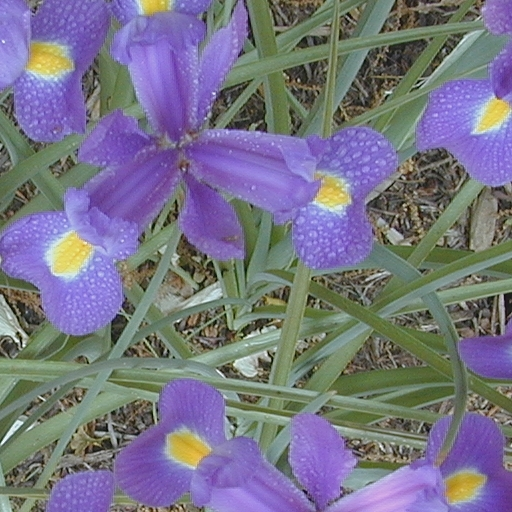
#> input picture images/fiori.jpg, 512 x 512 px, found by its file name
$ python prova2_ex2.py
#> lines starting #> are read from the running program, lines starting #| are printed output that depends on the picture
import numpy as np
import scipy.ndimage as ndi
import matplotlib.pyplot as plt
import skimage.io as io

def main():
    plt.close('all')

    x=np.float64(io.imread("images/fiori.jpg"))

    m=np.fft.fftshift(np.fft.fftfreq(x.shape[0]))
#> m = 512 values from -0.5 to 0.498
    n=np.fft.fftshift(np.fft.fftfreq(x.shape[1]))
#> n = 512 values from -0.5 to 0.498
    l,k=np.meshgrid(n,m)

    mu=0.25;nu=0;B=0.15
    D=np.abs(np.sqrt(l**2+k**2)-mu)
    H=D<(B/2)

    # [6 lines of commented-out code are left out]

    plt.figure()
    plt.imshow(H, clim=[0,1], cmap='gray',extent=(-0.5, 0.5, -0.5, 0.5))

    ax=plt.figure().add_subplot(projection='3d')
    l,k=np.meshgrid(n,m)
    ax.plot_surface(l,k,H,linewidth=0,cmap='jet')
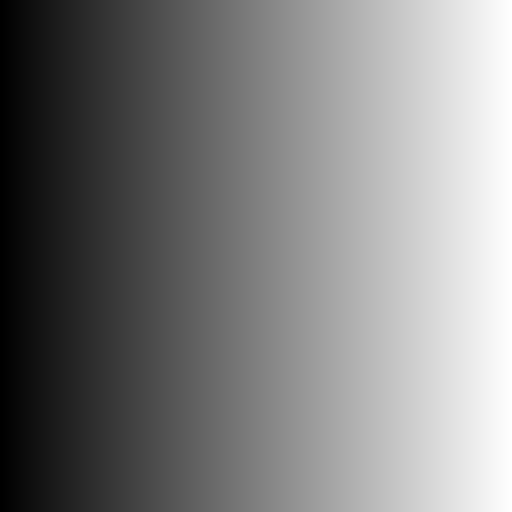
#> l: shape (512, 512) float64; min -0.5, max 0.498, mean -0.000977; drawn with min black and max white

    R=x[:,:,0]
    G=x[:,:,1]
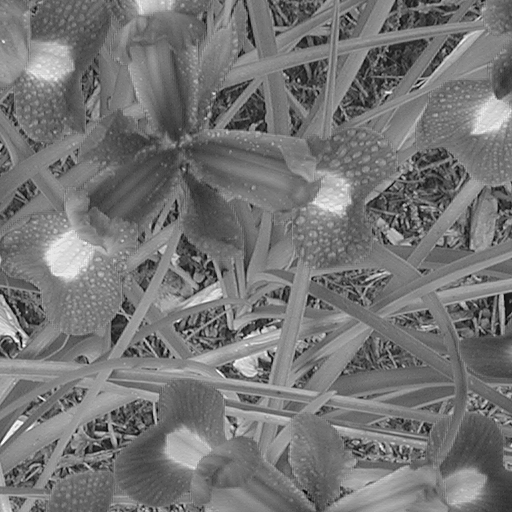
#> G: shape (512, 512) float64; min 3, max 255, mean 116.7
    Bl=x[:,:,2]
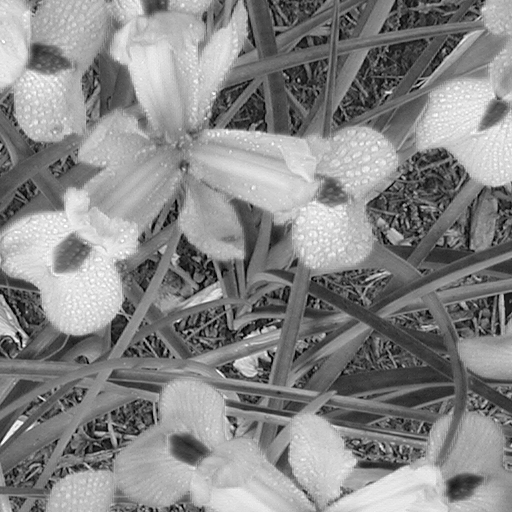
#> Bl: shape (512, 512) float64; min 0, max 255, mean 134.6

    R_f=np.fft.fftshift(np.fft.fft2(R))
    G_f=np.fft.fftshift(np.fft.fft2(G))
    B_f=np.fft.fftshift(np.fft.fft2(Bl))

    # [7 lines of commented-out code are left out]

    Rn=np.fft.ifft2(np.fft.ifftshift(R_f*H))
    Gn=np.fft.ifft2(np.fft.ifftshift(G_f*H))
    Bn=np.fft.ifft2(np.fft.ifftshift(B_f*H))

    y=np.real(np.stack((Rn,Gn,Bn), 2))

    plt.figure()
    plt.imshow(y)

    Bs=[0.05,0.10,0.15,0.20]

    psnr_list=[]

    for b in Bs:
        D=np.abs(np.sqrt(l**2+k**2)-mu)
        H=D<(b/2)

        Rn=np.fft.ifft2(np.fft.ifftshift(R_f*H))
        Gn=np.fft.ifft2(np.fft.ifftshift(G_f*H))
        Bn=np.fft.ifft2(np.fft.ifftshift(B_f*H))

        y=np.real(np.stack((Rn,Gn,Bn), 2))

        mse=np.mean((x-y)**2)
        psnr=10*np.log10(255**2/mse)
        #snr=10*np.log10(np.var(x)/mse)

        psnr_list.append(psnr)
#> this loop made 4 passes
#> (mse, psnr) on passes 1 to 4: (17005.1, 5.83), (16970.5, 5.83), (16932.6, 5.84), (16893.4, 5.85)
#> pass 1, in main, `y=np.real(np.stack((Rn,Gn,Bn), 2))`:
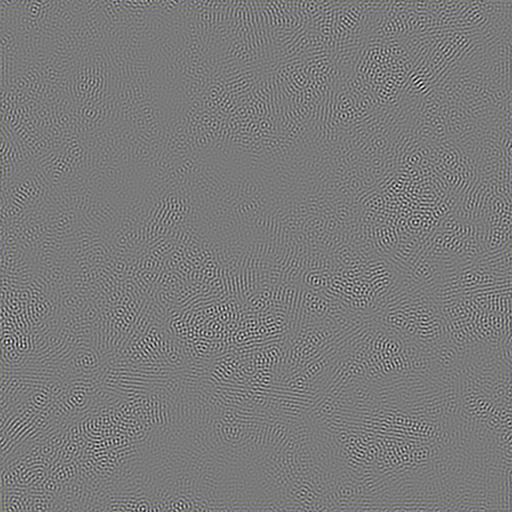
#> y: shape (512, 512, 3) float64; mean of channels 0, 1, 2 0, 0, 0; drawn with min black and max white
#> after the loop, psnr_list = [5.83, 5.83, 5.84, 5.85]

    plt.figure()
    plt.plot(Bs,psnr_list,'r-o')
    plt.xlabel("B values")
    plt.ylabel("PSNR")
    plt.grid('on')

if __name__=='__main__':
    main()
    plt.show()
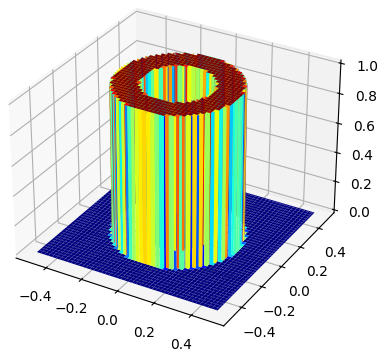
#> figure drawn by matplotlib, 1 panel
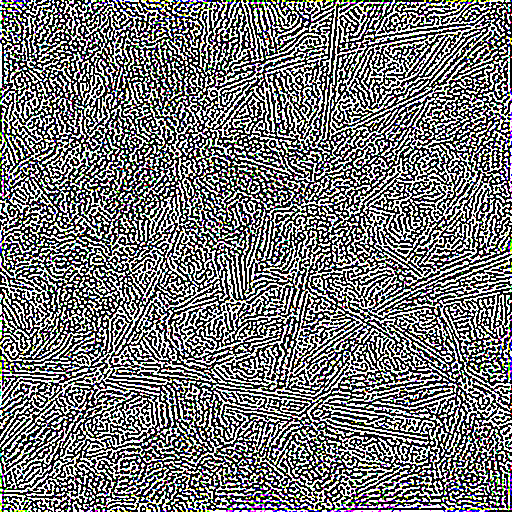
#> shown: shape (512, 512, 3) float64; mean R, G, B 0.465, 0.466, 0.467
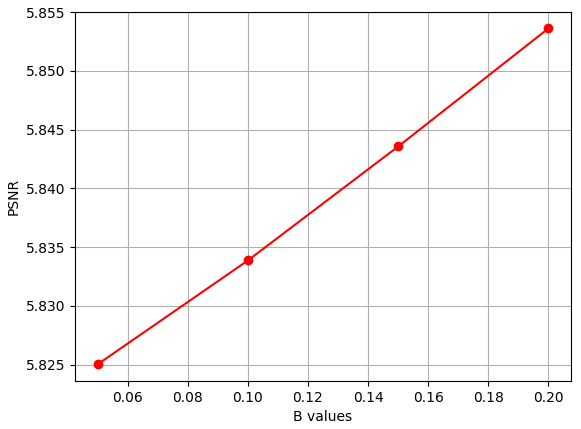
#> figure drawn by matplotlib, 1 panel

$ run again, with images/auto.jpg copied over images/fiori.jpg
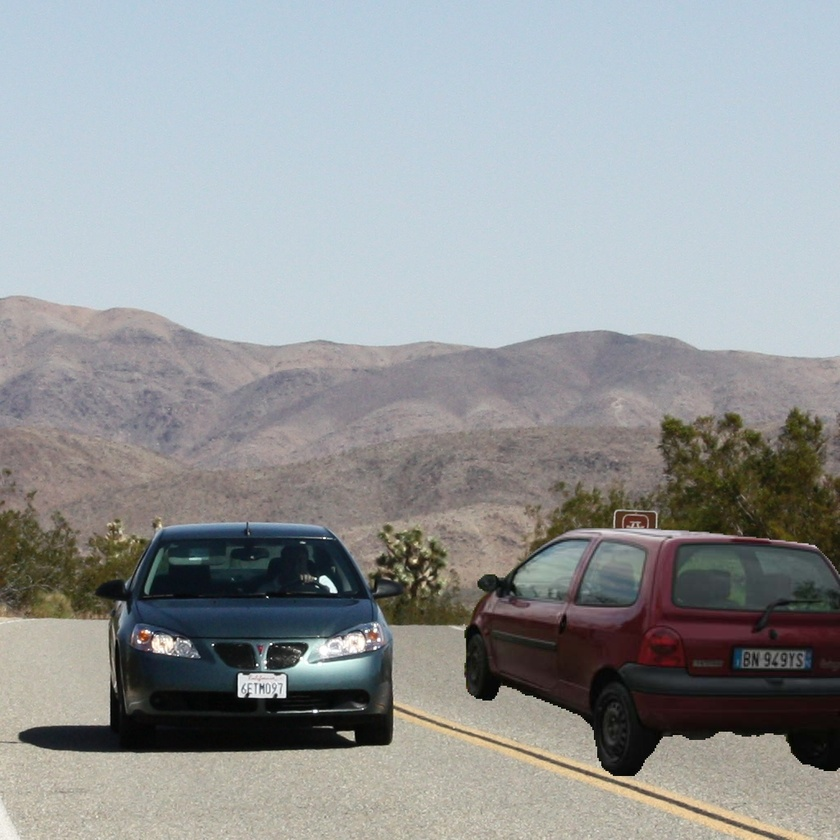
#> input picture images/auto.jpg, 840 x 840 px, shrunk from 1024 x 1024 before the run, found by its file name
#> in main, `y=np.real(np.stack((Rn,Gn,Bn), 2))`:
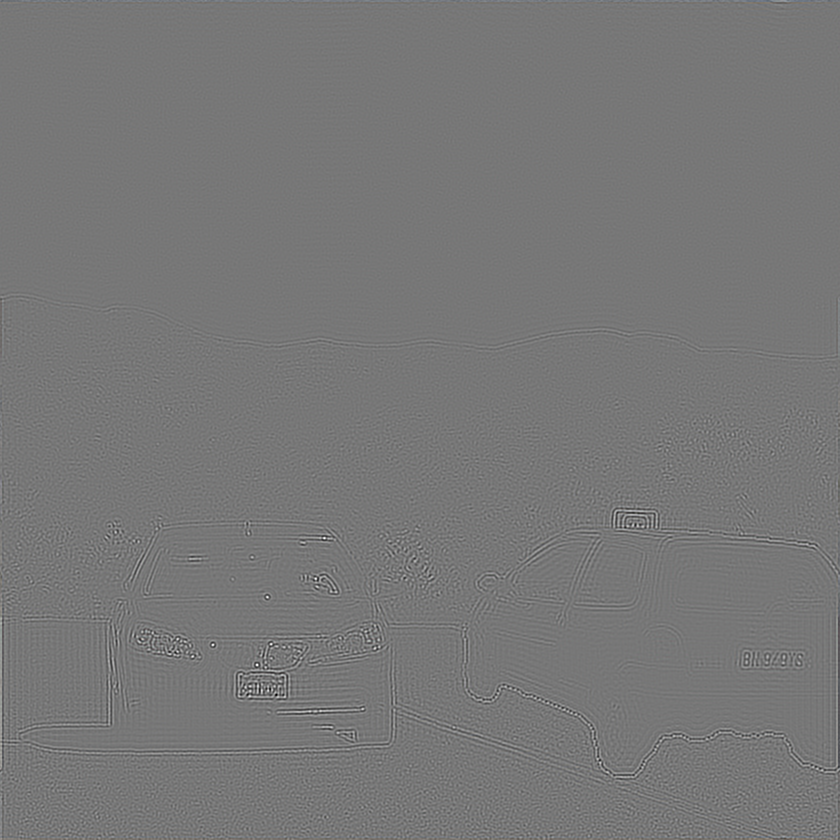
#> y: shape (840, 840, 3) float64; mean of channels 0, 1, 2 0, 0, 0; drawn with min black and max white
#> the loop in main, `for b in Bs:` made 4 passes
#> (mse, psnr) on passes 1 to 4: (26977.3, 3.82), (26968.8, 3.82), (26958.9, 3.82), (26947.3, 3.83)
#> after the loop in main, `for b in Bs:`: psnr_list = [3.82, 3.82, 3.82, 3.83]
#> `plt.show()`:
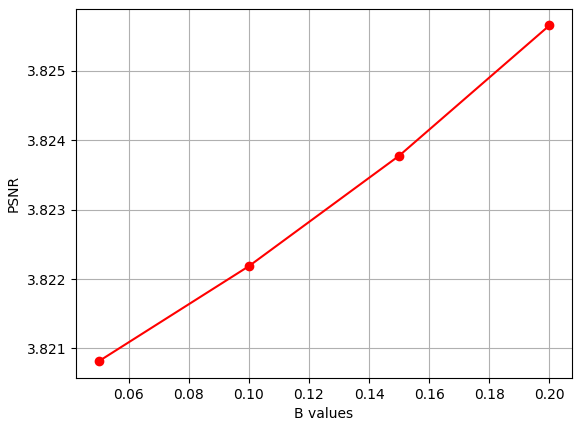
#> figure drawn by matplotlib, 1 panel
